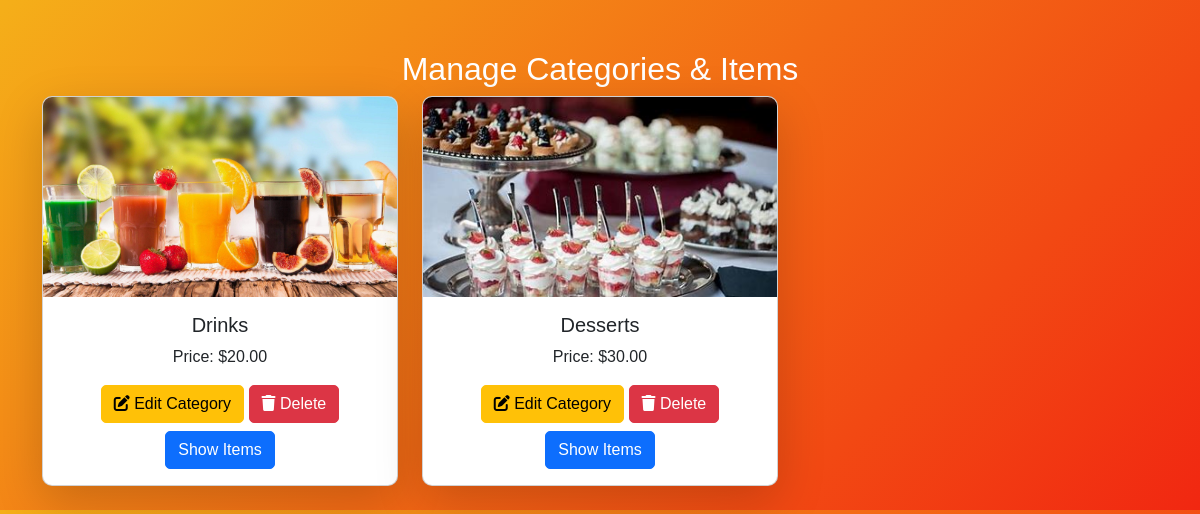
Page /shop_items/ on the earlier database version.
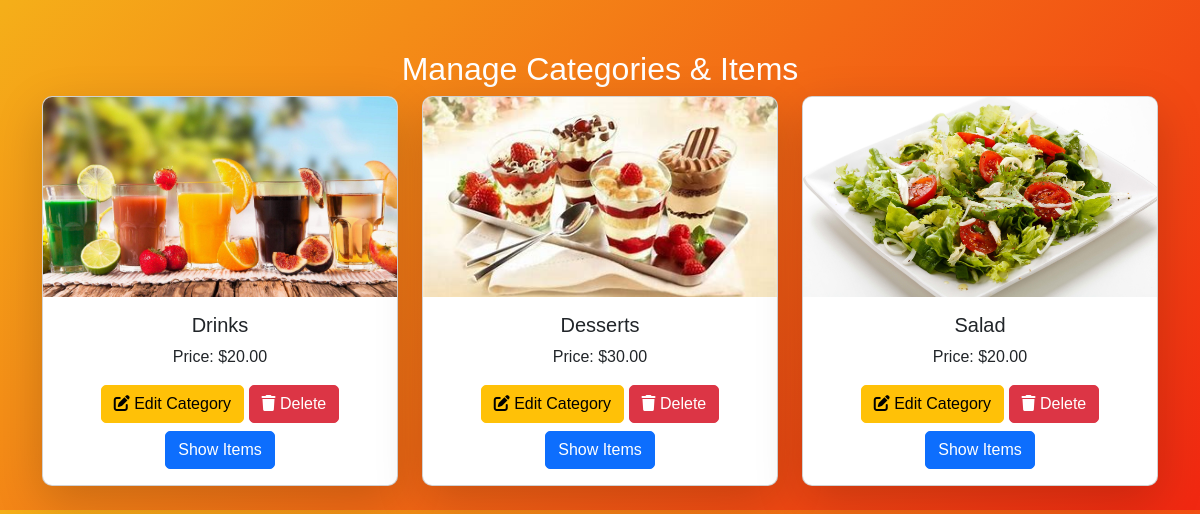
Same page on the later database version.
### app/models.py (models this page shows, shortened)
class ItemCategory(models.Model):
    img = models.FileField()
    name = models.CharField(max_length=100)
    price = models.DecimalField(max_digits=10, decimal_places=2)

### app/views.py (the view)
# urls.py: path('shop_items/', views.shop_items, name='shop_items'),
def shop_items(req):
    categories = ItemCategory.objects.all()
    items = Item.objects.all()
    return render(req, "shop/items.html", {"categories": categories, "items": items})

### templates/shop/items.html (shortened to what this page needs)
    {% load static %}
<!DOCTYPE html>
<html lang="en">
<head>
    {% load static %}
    <link rel="stylesheet" href="https://cdn.jsdelivr.net/npm/bootstrap@5.3.0/dist/css/bootstrap.min.css">
    <link rel="stylesheet" href="https://cdnjs.cloudflare.com/ajax/libs/font-awesome/6.0.0/css/all.min.css">
</head>
<body>
<div class="container">
    <h2 class="text-center text-white">Manage Categories & Items</h2>
    <div class="row">
        {% for category in categories %}
        <div class="col-md-4 mb-4">
            <div class="card shadow-lg">
                <img src="{{ category.img.url }}" class="card-img-top" alt="{{ category.name }}">
                <div class="card-body text-center">
                    <h5 class="card-title">{{ category.name }}</h5>
                    <p class="card-text">Price: ${{ category.price }}</p>
                    <a href="{% url 'edit_category' category.id %}" class="btn btn-warning">
                        <i class="fas fa-edit"></i> Edit Category
                    </a>
                    <a href="{% url 'delete_category' category.id %}" class="btn btn-danger" onclick="return confirm('Are you sure?');">
                        <i class="fas fa-trash"></i> Delete
                    </a>
                    <button class="btn btn-primary mt-2 show-items-btn" data-category-id="{{ category.id }}">
                        Show Items
                    </button>
                </div>
            </div>
        </div>
        {% empty %}
        <p class="text-white text-center">No categories available.</p>
        {% endfor %}
    </div>
</div>
</body>
</html>

Differences in the rows shown:
changed ItemCategory "Desserts": img: a different picture
added ItemCategory: img (picture), name "Salad", price "20.00"
